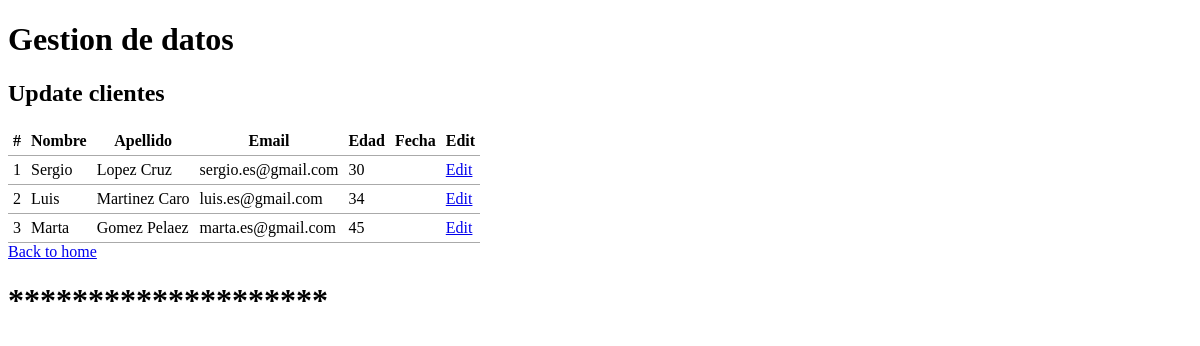
/update.php, run on the app's committed database.
### tables this page shows
CREATE TABLE if not exists clientes (
	id INT(11) UNSIGNED AUTO_INCREMENT PRIMARY KEY, 
	nombre VARCHAR(50) NOT NULL,
	apellido VARCHAR(100) NOT NULL,
	correo VARCHAR(30) NOT NULL,
	edad VARCHAR(50) NOT NULL,
	date TIMESTAMP
);

### common.php (called while the page is built, shortened)
<?php
function escape($html) {
    return htmlspecialchars($html, ENT_QUOTES | ENT_SUBSTITUTE, "UTF-8");
}

### public/update.php (the view)
<?php
require "../config.php";
require "../common.php";
try {
  $connection = new PDO($dsn, $username, $password, $options);
  $sql = "SELECT * FROM clientes";
  $statement = $connection->prepare($sql);
  $statement->execute();
  $result = $statement->fetchAll();
} catch(PDOException $error) {
  echo $sql . "<br>" . $error->getMessage();
}
?>
<?php require "templates/header.php"; ?>
<h2>Update clientes</h2>
<table>
    <thead>
        <tr>
            <th>#</th>
            <th>Nombre</th>
            <th>Apellido</th>
            <th>Email</th>
            <th>Edad</th>
            <th>Fecha</th>
            <th>Edit</th>
        </tr>
    </thead>
    <tbody>
    <?php foreach ($result as $row) : ?>
        <tr>
            <td><?php echo escape($row["id"]); ?></td>
            <td><?php echo escape($row["nombre"]); ?></td>
            <td><?php echo escape($row["apellido"]); ?></td>
            <td><?php echo escape($row["correo"]); ?></td>
            <td><?php echo escape($row["edad"]); ?></td>
            <td><?php echo escape($row["date"]); ?> </td>
            <td><a href="update-single.php?id=<?php echo escape($row["id"]); ?>">Edit</a></td>
        </tr>
    <?php endforeach; ?>
    </tbody>
</table>
<a href="index.php">Back to home</a>
<?php require "templates/footer.php"; ?>

### public/css/style.css (style rules this page uses)
table { border-collapse: collapse; border-spacing: 0; }
td, th { padding: 5px; border-bottom: 1px solid #aaa; }

### data on the page
clientes: id "1", nombre "Sergio", apellido "Lopez Cruz", correo "sergio.es@gmail.com", edad "30"
clientes: id "2", nombre "Luis", apellido "Martinez Caro", correo "luis.es@gmail.com", edad "34"
clientes: id "3", nombre "Marta", apellido "Gomez Pelaez", correo "marta.es@gmail.com", edad "45"
